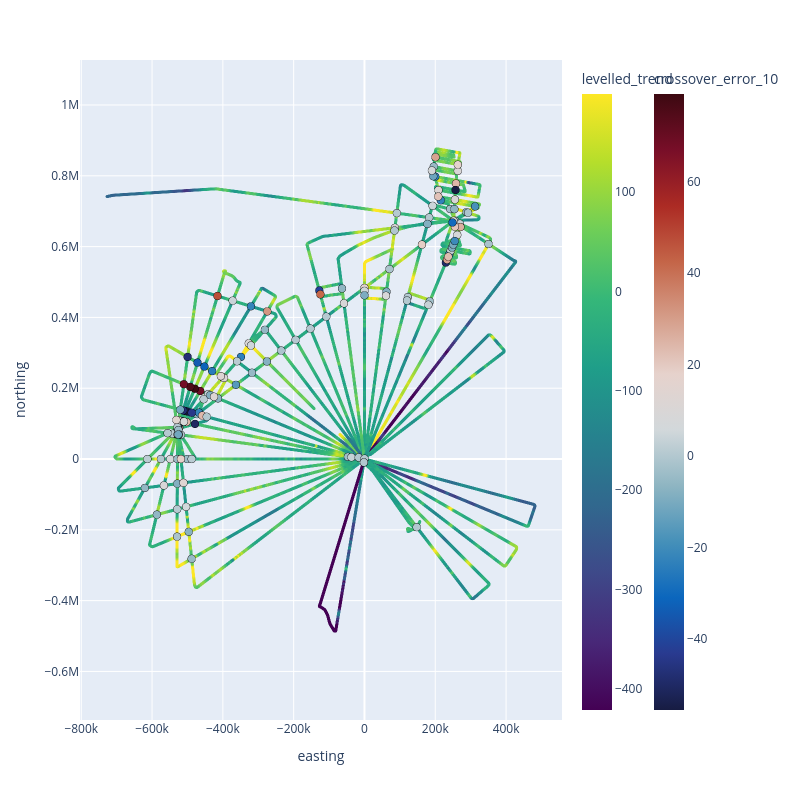

The notebook cell this image was saved under:
### Code cell
fig = airbornegeo.plotly_points(
    data_df,
    color_col="levelled_trend",
    hover_cols=["flight"],
    cmap="viridis",
    size=3,
)
fig = airbornegeo.plotly_points(
    inters_trend,
    fig=fig,
    color_col=inters_trend.columns[-1],
    hover_cols=["line1", "line2", "is_buffered"],
    size=8,
    edge_width=0.2,
    cmap="balance",
    robust=False,
)

fig.show()

### Figure 1 — Plotly figure (JSON) as saved in the notebook; plotly's stock layout.template omitted (floating-point values rounded to 4 significant figures; data arrays with more than 128 entries replaced by an {"elided": "..."} marker saying what was removed)
{"data": [{"customdata": {"elided": "65191x1 int values"}, "hovertemplate": "easting=%{x}<br>northing=%{y}<br>flight=%{customdata[0]}<br>levelled_trend=%{marker.color}<extra></extra>", "legendgroup": "", "marker": {"color": {"elided": "65191 float values"}, "coloraxis": "coloraxis", "line": {"color": "black"}, "size": 3, "symbol": "circle"}, "mode": "markers", "name": "", "showlegend": false, "type": "scattergl", "x": {"elided": "65191 float values"}, "xaxis": "x", "y": {"elided": "65191 float values"}, "yaxis": "y"}, {"customdata": {"elided": "148x3 mixed values"}, "hovertemplate": "easting=%{x}<br>northing=%{y}<br>line1=%{customdata[0]}<br>line2=%{customdata[1]}<br>is_buffered=%{customdata[2]}<br>crossover_error_10=%{marker.color}<extra></extra>", "legendgroup": "", "marker": {"cmax": 79.12, "cmin": -55.45, "color": {"elided": "148 float values"}, "colorbar": {"title": {"text": "crossover_error_10"}, "x": 1.17}, "colorscale": [[0, "rgb(23, 28, 66)"], [0.09091, "rgb(41, 58, 143)"], [0.1818, "rgb(11, 102, 189)"], [0.2727, "rgb(69, 144, 185)"], [0.3636, "rgb(142, 181, 194)"], [0.4545, "rgb(210, 216, 219)"], [0.5455, "rgb(230, 210, 204)"], [0.6364, "rgb(213, 157, 137)"], [0.7273, "rgb(196, 101, 72)"], [0.8182, "rgb(172, 43, 36)"], [0.9091, "rgb(120, 14, 40)"], [1, "rgb(60, 9, 17)"]], "line": {"color": "black", "width": 0.2}, "showscale": true, "size": 8, "symbol": "circle"}, "mode": "markers", "name": "", "showlegend": false, "type": "scattergl", "x": {"elided": "148 float values"}, "xaxis": "x", "y": {"elided": "148 float values"}, "yaxis": "y"}], "layout": {"autosize": false, "coloraxis": {"autocolorscale": false, "cmax": 198.6, "cmin": -421.5, "colorbar": {"title": {"text": "levelled_trend"}}, "colorscale": [[0, "#440154"], [0.1111, "#482878"], [0.2222, "#3e4989"], [0.3333, "#31688e"], [0.4444, "#26828e"], [0.5556, "#1f9e89"], [0.6667, "#35b779"], [0.7778, "#6ece58"], [0.8889, "#b5de2b"], [1, "#fde725"]]}, "height": 800, "legend": {"tracegroupgap": 0}, "margin": {"t": 60}, "width": 800, "xaxis": {"anchor": "y", "domain": [0, 1], "title": {"text": "easting"}}, "yaxis": {"anchor": "x", "domain": [0, 1], "scaleanchor": "x", "scaleratio": 1, "title": {"text": "northing"}}}}
